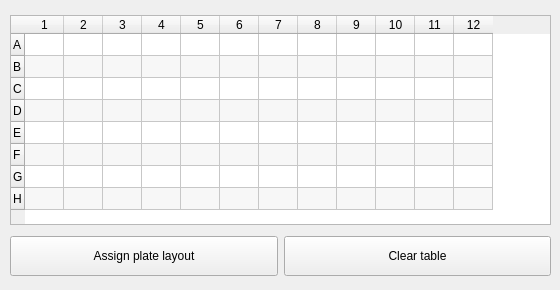
      <widget class="QWidget" name="PlateLayout">
       <property name="enabled">
        <bool>true</bool>
       </property>
       <attribute name="title">
        <string>&amp;PlateLayout</string>
       </attribute>
       <widget class="QWidget" name="layoutWidget">
        <property name="geometry">
         <rect>
          <x>10</x>
          <y>10</y>
          <width>541</width>
          <height>271</height>
         </rect>
        </property>
        <layout class="QGridLayout" name="gridLayout_10">
         <item row="3" column="0">
          <widget class="QPushButton" name="pushButton_assign_layout">
           <property name="minimumSize">
            <size>
             <width>0</width>
             <height>40</height>
            </size>
           </property>
           <property name="text">
            <string>Assign plate layout</string>
           </property>
          </widget>
         </item>
         <item row="3" column="1">
          <widget class="QPushButton" name="pushButton_clear_layout">
           <property name="minimumSize">
            <size>
             <width>0</width>
             <height>40</height>
            </size>
           </property>
           <property name="text">
            <string>Clear table</string>
           </property>
          </widget>
         </item>
         <item row="2" column="0" colspan="2">
          <widget class="QTableWidget" name="tableWidget_plate_layout">
           <property name="enabled">
            <bool>true</bool>
           </property>
           <property name="maximumSize">
            <size>
             <width>16777215</width>
             <height>210</height>
            </size>
           </property>
           <property name="baseSize">
            <size>
             <width>0</width>
             <height>0</height>
            </size>
           </property>
           <property name="toolTip">
            <string>Copy the well conditions from a spreadsheet or tab separated text file and paste into the table. Recommended label length is below 12 chararcters, don't use more than 20.</string>
           </property>
           <property name="statusTip">
            <string>Copy the well conditions from a spreadsheet or tab separated text file and paste into the table. Recommended label length is below 12 chararcters, don't use more than 20.</string>
           </property>
           <property name="frameShape">
            <enum>QFrame::StyledPanel</enum>
           </property>
           <property name="frameShadow">
            <enum>QFrame::Sunken</enum>
           </property>
           <property name="editTriggers">
            <set>QAbstractItemView::AnyKeyPressed|QAbstractItemView::DoubleClicked|QAbstractItemView::EditKeyPressed|QAbstractItemView::SelectedClicked</set>
           </property>
           <property name="dragEnabled">
            <bool>false</bool>
           </property>
           <property name="alternatingRowColors">
            <bool>true</bool>
           </property>
           <property name="selectionMode">
            <enum>QAbstractItemView::ExtendedSelection</enum>
           </property>
           <property name="textElideMode">
            <enum>Qt::ElideLeft</enum>
           </property>
           <property name="showGrid">
            <bool>true</bool>
           </property>
           <property name="cornerButtonEnabled">
            <bool>true</bool>
           </property>
           <attribute name="horizontalHeaderDefaultSectionSize">
            <number>39</number>
           </attribute>
           <attribute name="horizontalHeaderMinimumSectionSize">
            <number>20</number>
           </attribute>
           <attribute name="horizontalHeaderStretchLastSection">
            <bool>false</bool>
           </attribute>
           <attribute name="verticalHeaderDefaultSectionSize">
            <number>22</number>
           </attribute>
           <attribute name="verticalHeaderStretchLastSection">
            <bool>false</bool>
           </attribute>
           <row>
            <property name="text">
             <string>A</string>
            </property>
           </row>
           <row>
            <property name="text">
             <string>B</string>
            </property>
           </row>
           <row>
            <property name="text">
             <string>C</string>
            </property>
           </row>
           <row>
            <property name="text">
             <string>D</string>
            </property>
           </row>
           <row>
            <property name="text">
             <string>E</string>
            </property>
           </row>
           <row>
            <property name="text">
             <string>F</string>
            </property>
           </row>
           <row>
            <property name="text">
             <string>G</string>
            </property>
           </row>
           <row>
            <property name="text">
             <string>H</string>
            </property>
           </row>
           <column>
            <property name="text">
             <string>1</string>
            </property>
           </column>
           <column>
            <property name="text">
             <string>2</string>
            </property>
           </column>
           <column>
            <property name="text">
             <string>3</string>
            </property>
           </column>
           <column>
            <property name="text">
             <string>4</string>
            </property>
           </column>
           <column>
            <property name="text">
             <string>5</string>
            </property>
           </column>
           <column>
            <property name="text">
             <string>6</string>
            </property>
           </column>
           <column>
            <property name="text">
             <string>7</string>
            </property>
           </column>
           <column>
            <property name="text">
             <string>8</string>
            </property>
           </column>
           <column>
            <property name="text">
             <string>9</string>
            </property>
           </column>
           <column>
            <property name="text">
             <string>10</string>
            </property>
           </column>
           <column>
            <property name="text">
             <string>11</string>
            </property>
           </column>
           <column>
            <property name="text">
             <string>12</string>
            </property>
           </column>
           <item row="0" column="0">
            <property name="text">
             <string/>
            </property>
           </item>
           <item row="0" column="1">
            <property name="text">
             <string/>
            </property>
           </item>
           <item row="1" column="0">
            <property name="text">
             <string/>
            </property>
           </item>
           <item row="1" column="1">
            <property name="text">
             <string/>
            </property>
           </item>
           <item row="2" column="0">
            <property name="text">
             <string/>
            </property>
           </item>
           <item row="2" column="1">
            <property name="text">
             <string/>
            </property>
           </item>
           <item row="3" column="0">
            <property name="text">
             <string/>
            </property>
           </item>
           <item row="3" column="1">
            <property name="text">
             <string/>
            </property>
           </item>
           <item row="4" column="0">
            <property name="text">
             <string/>
            </property>
           </item>
           <item row="4" column="1">
            <property name="text">
             <string/>
            </property>
           </item>
           <item row="5" column="0">
            <property name="text">
             <string/>
            </property>
           </item>
           <item row="5" column="1">
            <property name="text">
             <string/>
            </property>
           </item>
          </widget>
         </item>
        </layout>
       </widget>
      </widget>
